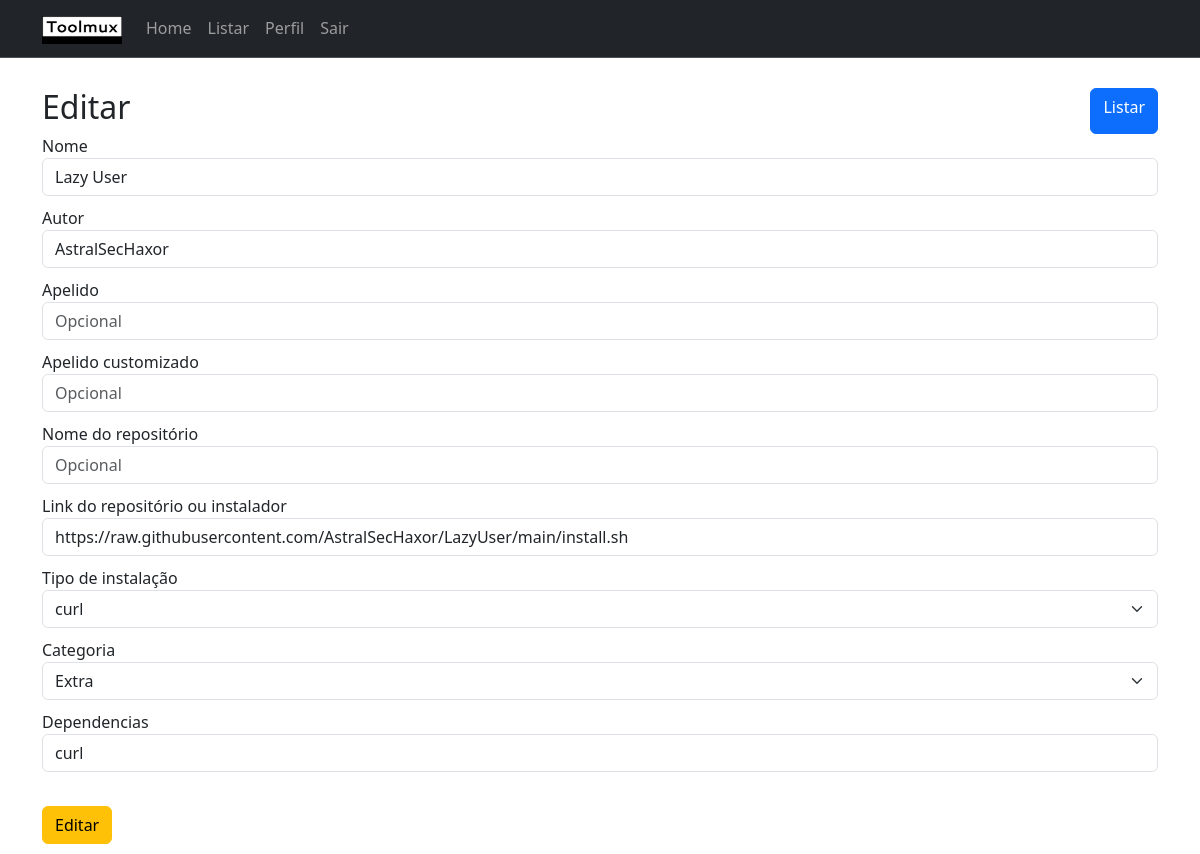
Before: /editar/2/ with the older database file.
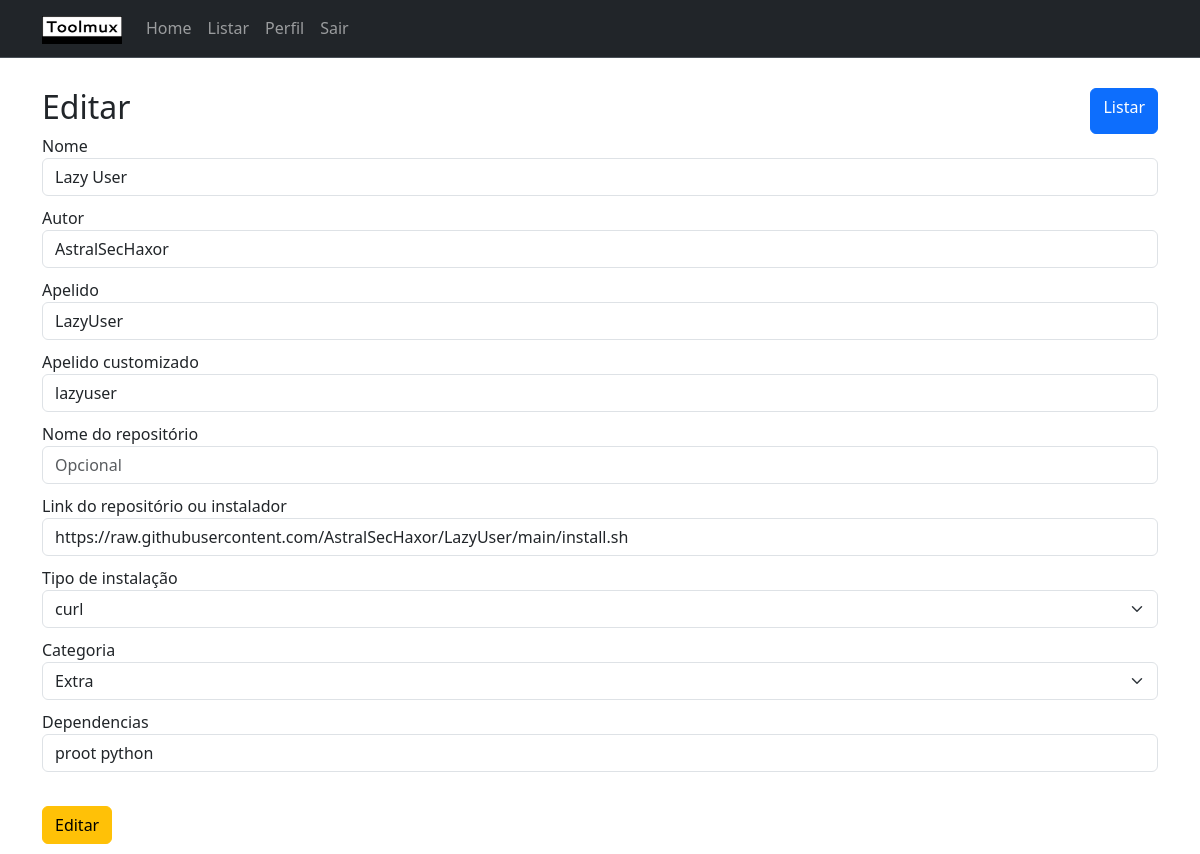
After: the same page with the newer database file.
### app/models.py (models this page shows)
class Tool(db.Model):
    id = db.Column(db.Integer, primary_key=True)
    name = db.Column(db.String(), nullable=False)
    author = db.Column(db.String(), nullable=False)
    alias = db.Column(db.String(), nullable=True)
    custom_alias = db.Column(db.String(), nullable=True)
    name_repository = db.Column(db.String(), nullable=True)
    link = db.Column(db.String(), nullable=True)
    type_install = db.Column(db.String(), nullable=False)
    category = db.Column(db.String(), nullable=False)
    dependencies = db.Column(db.String(), nullable=True)
    created = db.Column(db.DateTime, default=datetime.utcnow)
    modified = db.Column(db.DateTime, default=datetime.utcnow)

### app/routes.py (the view, shortened to what this page needs)
@login_required
@app.route('/editar/<id>/', methods=['GET', 'POST'])
def editar(id):
    form = ToEditToolForm()
    tool = Tool.query.filter_by(id=id).first()
    if tool is None:
        flash('Ferramenta não existe')
        return redirect(url_for('listar'))
    if request.method == 'GET':
        form.name.data = tool.name
        form.author.data = tool.author
        form.alias.data = tool.alias
        form.custom_alias.data = tool.custom_alias
        form.name_repository.data = tool.name_repository
        form.link.data = tool.link
        form.type_install.data = tool.type_install
        form.category.data = tool.category
        form.dependencies.data = tool.dependencies
    return render_template('edit.html', form=form, tool=tool, title='Editar')

### app/forms.py
class ToEditToolForm(FlaskForm):
    name = StringField('Nome', validators=[DataRequired()])
    author = StringField('Autor', validators=[DataRequired()])
    alias = StringField('Apelido')
    custom_alias = StringField('Apelido customizado')
    name_repository = StringField('Nome do repositório')
    link = StringField('Link do repositório ou instalador')
    type_install = SelectField('Tipo de instalação',
        choices=types_install,
        id="type_install",
        default="apt",
        validators=[DataRequired()]
    )
    category = SelectField('Categoria',
        choices=categories,
        id="category", default="Extra",
        validators=[DataRequired()]
    )
    dependencies = StringField('Dependencias')
    submit = SubmitField('Editar')

### app/templates/edit.html (shortened to what this page needs)
{% extends 'base.html' %}
{% block content %}
<div class="d-flex justify-content-between">
    <h2>{{ title }}</h2>
    <a class="btn btn-primary" href="{{ url_for('listar') }}" role="button">Listar</a>
</div>
<form action="" method="POST" class="form-edita">
    {{ form.name.label }}<br>
    {{ form.name(class="form-control", placeholder="Nmap") }}
    {{ form.author.label }}<br>
    {{ form.author(class="form-control", placeholder="Gordon Lyon") }}
    {{ form.alias.label }}<br>
    {{ form.alias(class="form-control", placeholder="Opcional") }}
    {{ form.custom_alias.label }}<br>
    {{ form.custom_alias(class="form-control", placeholder="Opcional") }}
    {{ form.name_repository.label }}<br>
    {{ form.name_repository(class="form-control", placeholder="Opcional") }}
    {{ form.link.label }}<br>
    {{ form.link(class="form-control", placeholder="Opcional") }}
    {{ form.type_install.label }}<br>
    {{ form.type_install(class="form-select") }}
    {{ form.category.label }}<br>
    {{ form.category(class="form-select") }}
    {{ form.dependencies.label }}<br>
    {{ form.dependencies(class="form-control", placeholder="Opcional") }}<br>
    {{ form.submit(class="btn btn-warning") }}
</form>
{% endblock %}

### app/templates/base.html (shortened to what this page needs)
<!DOCTYPE html>
<html lang="pt-br">
  <head>
  	<link href="https://cdn.jsdelivr.net/npm/bootstrap@5.3.2/dist/css/bootstrap.min.css" rel="stylesheet">
  	<link rel="stylesheet" href="{{ url_for('static', filename='css/custom.css') }}">
  </head>
  <body>
  	{% include 'navigation.html' %}
  	<div class="container">
  	{% block content %}{% endblock %}
    </div>
  </body>
</html>

### app/templates/navigation.html (shortened to what this page needs)
<header>
<nav class="navbar bg-dark navbar-expand-md border-bottom border-body" data-bs-theme="dark">
  <div class="container">
    <a class="navbar-brand"
	href="{{ url_for('index') }}">
      <img src="{{ url_for('static', filename='images/toolmux-logo/png/logo-black.png') }}" class="toolmux-logo">
    </a>
    <div class="collapse navbar-collapse"
	 id="navbarSupportedContent">
      <ul class="navbar-nav me-auto mb-lg-0">
        <li class="nav-item">
	  <a class="nav-link" aria-current="page" href="{{ url_for('index') }}">Home
	  </a>
        </li>
	<li class="nav-item">
	  <a class="nav-link" aria-current="page" href="{{ url_for('listar') }}">Listar
	  </a>
	</li>
	<li class="nav-item">
	  <a class="nav-link" aria-current="page" href="{{ url_for('profile') }}">Perfil
	  </a>
	</li>
	<li class="nav-item">
	  <a class="nav-link" aria-current="page" href="{{ url_for('logout') }}">Sair</a>
	</li>
      </ul>
    </div>
  </div>
</nav>
</header>

### app/static/css/custom.css (style rules this page uses)
header { margin-bottom: 30px !important; }
.toolmux-logo { width: 80px; }
.form-cadastro input, .form-cadastro select, .form-edita input, .form-edita select { margin-bottom: 10px !important; }

Changed rows visible on the page:
changed Tool "Lazy User": alias (not shown) → "LazyUser"; custom_alias (not shown) → "lazyuser"; dependencies "curl" → "proot python"
